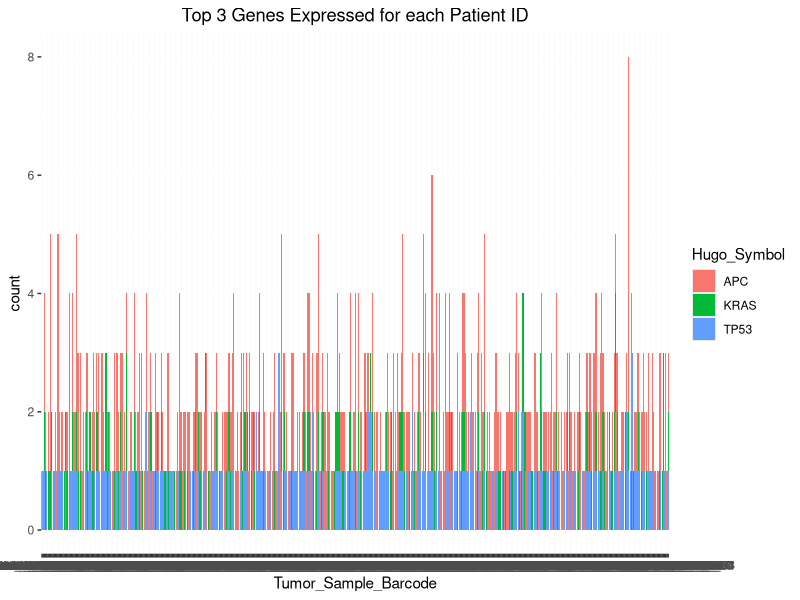
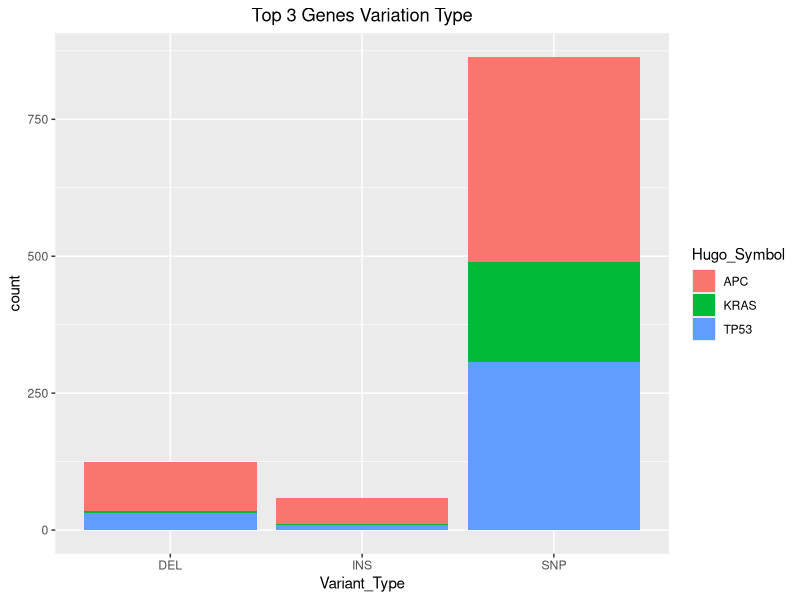

These figures' R source, in order:
## ---- chunk 1
knitr::opts_chunk$set(echo = TRUE)
library(ggplot2)
library(psych)
library(tidyverse)
library(gridExtra)
library(corrplot)
library(patchwork)
library(readxl)
## ---- chunk 2
coad_gene_data <- read.csv("top3_genes.csv", sep = ",",
         header = TRUE, stringsAsFactors = TRUE)

empty_col <- sapply(coad_gene_data, function(x) all(is.na(x) | x == ""))
coad_gene_data <- coad_gene_data[, !empty_col]

coad_gene_data <- subset(coad_gene_data, select = -c(Center, NCBI_Build, Strand, Hotspot))

coad_gene_data$Chromosome <- as.factor(coad_gene_data$Chromosome)
coad_gene_data$Start_Position <- as.factor(coad_gene_data$Start_Position)
coad_gene_data$End_Position <- as.factor(coad_gene_data$End_Position)
coad_gene_data$Protein_position <- as.factor(coad_gene_data$Protein_position)


summary(coad_gene_data)

## ---- chunk 3
gene_plot1 = ggplot(coad_gene_data, aes(x=Tumor_Sample_Barcode, fill=Hugo_Symbol))+
  geom_bar()+
  labs(title='Top 3 Genes Expressed for each Patient ID')+
  theme(plot.title = element_text(hjust = 0.5))
gene_plot1

gene_plot2 = ggplot(coad_gene_data, aes(x=Variant_Type, fill=Hugo_Symbol))+
  geom_bar()+
  labs(title='Top 3 Genes Variation Type')+
  theme(plot.title = element_text(hjust = 0.5))
gene_plot2
